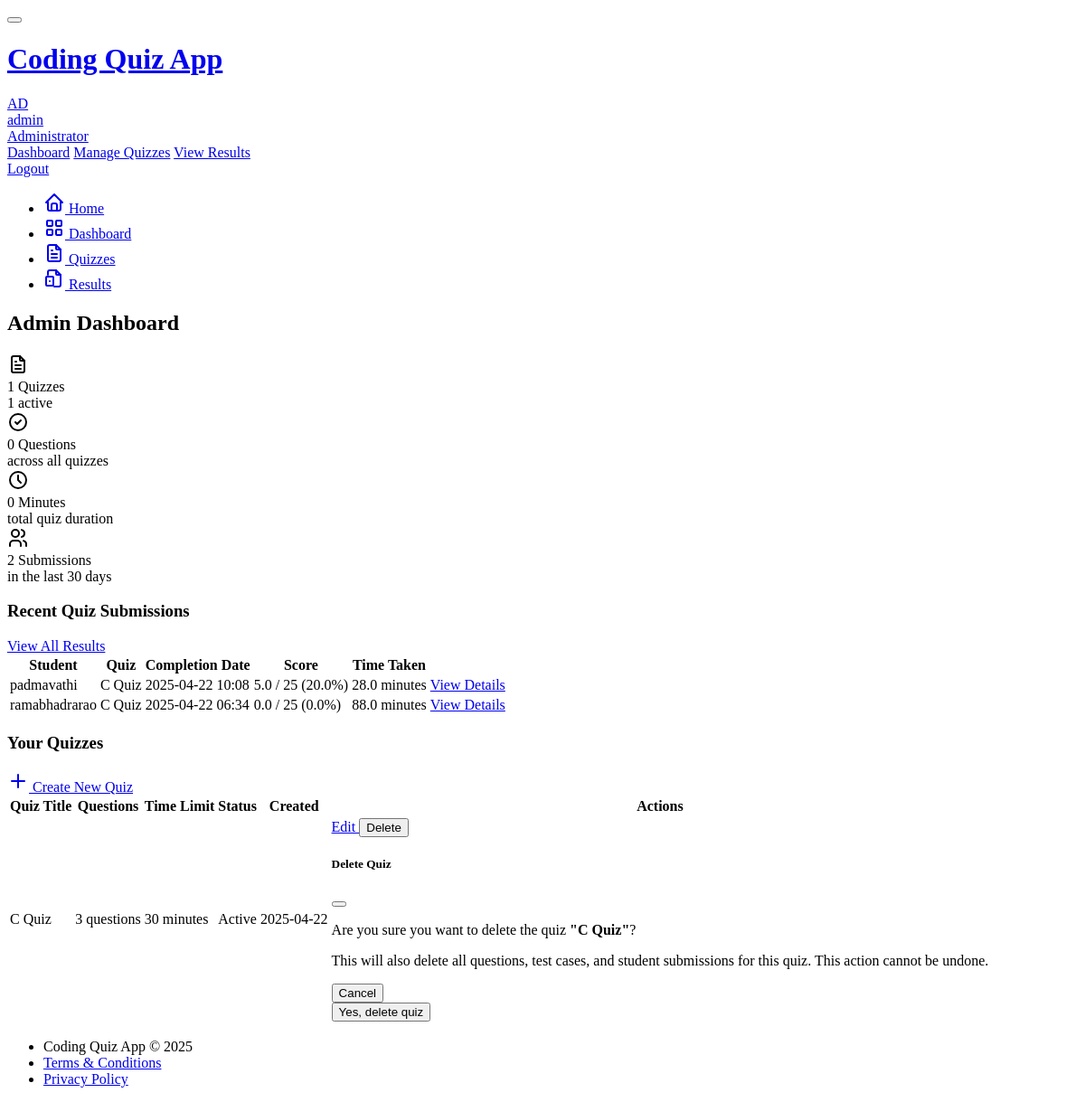
The app's page /admin/dashboard (signed in), older data.
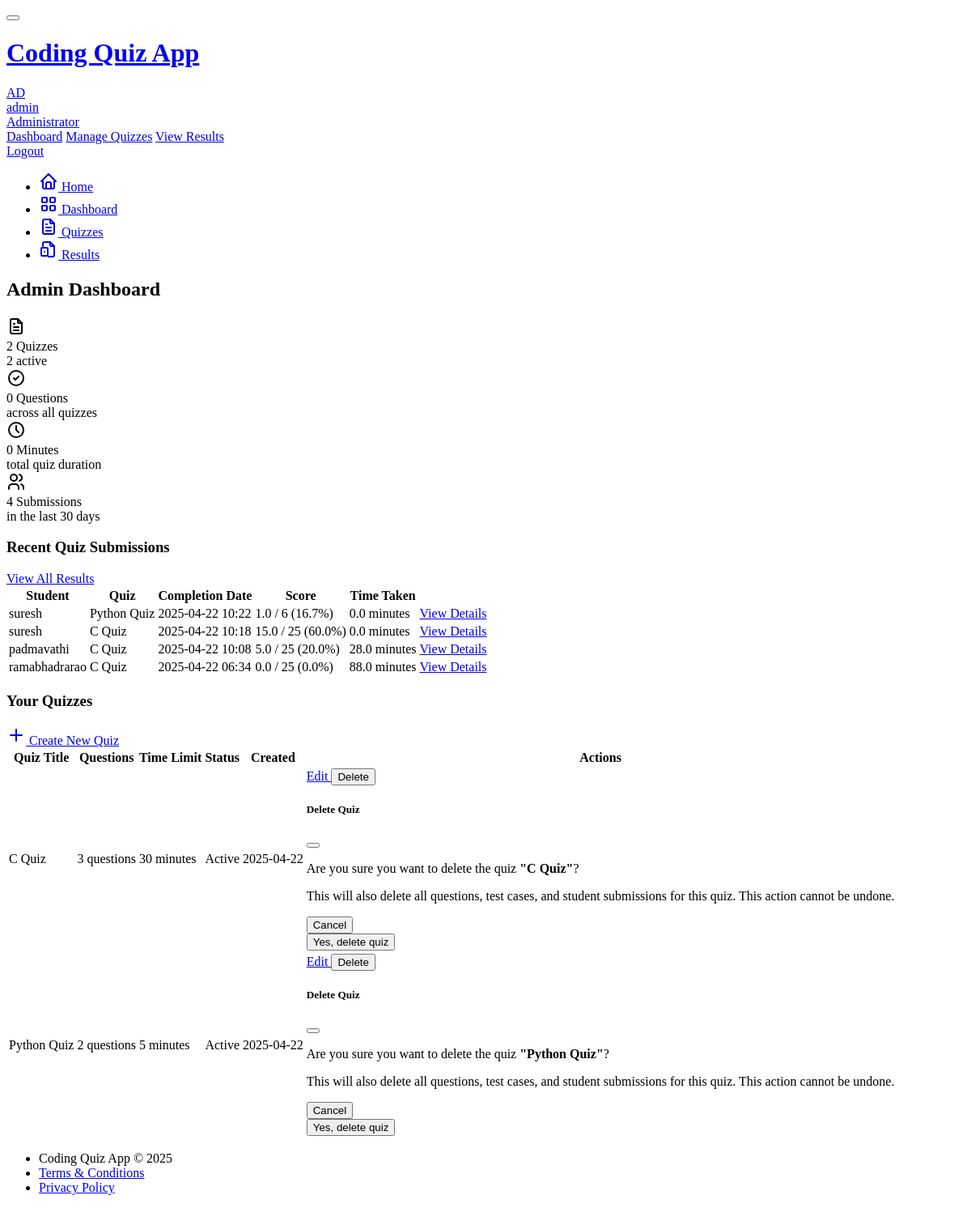
The same page, newer data.
### models.py (models this page shows, shortened)
class Submission(db.Model):
    id = db.Column(db.Integer, primary_key=True)
    user_id = db.Column(db.Integer, db.ForeignKey('user.id'))
    quiz_id = db.Column(db.Integer, db.ForeignKey('quiz.id'))
    started_at = db.Column(db.DateTime, default=datetime.utcnow)
    completed_at = db.Column(db.DateTime)
    is_completed = db.Column(db.Boolean, default=False)
    score = db.Column(db.Float)
    total_points = db.Column(db.Integer)
    question_submissions = db.relationship('QuestionSubmission', backref='submission', lazy='dynamic', cascade='all, delete-orphan')

class User(UserMixin, db.Model):
    id = db.Column(db.Integer, primary_key=True)
    username = db.Column(db.String(64), unique=True, index=True)
    email = db.Column(db.String(120), unique=True, index=True)
    password_hash = db.Column(db.String(128))
    is_admin = db.Column(db.Boolean, default=False)
    created_at = db.Column(db.DateTime, default=datetime.utcnow)
    quizzes = db.relationship('Quiz', backref='author', lazy='dynamic')
    submissions = db.relationship('Submission', backref='student', lazy='dynamic')

class Quiz(db.Model):
    id = db.Column(db.Integer, primary_key=True)
    title = db.Column(db.String(100), nullable=False)
    description = db.Column(db.Text)
    is_active = db.Column(db.Boolean, default=True)
    time_limit = db.Column(db.Integer, default=30)  # minutes
    created_at = db.Column(db.DateTime, default=datetime.utcnow)
    updated_at = db.Column(db.DateTime, default=datetime.utcnow, onupdate=datetime.utcnow)
    author_id = db.Column(db.Integer, db.ForeignKey('user.id'))
    questions = db.relationship('Question', backref='quiz', lazy='dynamic', cascade='all, delete-orphan')
    submissions = db.relationship('Submission', backref='quiz', lazy='dynamic')

### app/routes/admin.py (the view)
@admin_bp.route('/dashboard')
@admin_required
def dashboard():
    quizzes = Quiz.query.filter_by(author_id=current_user.id).all()
    recent_submissions = Submission.query.filter(
        Submission.quiz_id.in_([q.id for q in quizzes])
    ).order_by(Submission.completed_at.desc()).limit(10).all()
    return render_template('admin/dashboard.html',
                          quizzes=quizzes,
                          recent_submissions=recent_submissions,
                          title='Admin Dashboard')

### app/routes/admin.py (called while the page is built)
def admin_required(func):
    @wraps(func)
    @login_required
    def decorated_view(*args, **kwargs):
        if not current_user.is_admin:
            abort(403)
        return func(*args, **kwargs)
    return decorated_view

### app/templates/admin/dashboard.html (shortened to what the changed rows need)
{% extends "base.html" %}
{% block content %}
<div class="row row-cards">
    <div class="col-sm-6 col-lg-3">
        <div class="card card-sm">
            <div class="card-body">
                <div class="row align-items-center">
                    <div class="col">
                        <div class="font-weight-medium">
                            {{ quizzes|length }} Quizzes
                        </div>
                        <div class="text-muted">
                            {{ quizzes|selectattr('is_active', 'equalto', true)|list|length }} active
                        </div>
                    </div>
                </div>
            </div>
        </div>
    </div>
                            {% set total_questions = 0 %}
                            {% for quiz in quizzes %}
                                {% set total_questions = total_questions + quiz.questions.count() %}
                            {% endfor %}
                            {% set total_time = 0 %}
                            {% for quiz in quizzes %}
                                {% set total_time = total_time + quiz.time_limit %}
                            {% endfor %}
    <div class="col-sm-6 col-lg-3">
        <div class="card card-sm">
            <div class="card-body">
                <div class="row align-items-center">
                    <div class="col">
                        <div class="font-weight-medium">
                            {{ recent_submissions|length }} Submissions
                        </div>
                        <div class="text-muted">
                            in the last 30 days
                        </div>
                    </div>
                </div>
            </div>
        </div>
    </div>
</div>
<div class="row mt-3">
    <div class="col-12">
        <div class="card">
            <div class="card-body">
                {% if recent_submissions %}
                <div class="table-responsive">
                    <table class="table table-vcenter">
                        <thead>
                            <tr>
                                <th>Student</th>
                                <th>Quiz</th>
                                <th>Completion Date</th>
                                <th>Score</th>
                                <th>Time Taken</th>
                                <th class="w-1"></th>
                            </tr>
                        </thead>
                        <tbody>
                            {% for submission in recent_submissions %}
                            <tr>
                                <td>{{ submission.student.username }}</td>
                                <td>{{ submission.quiz.title }}</td>
                                <td>{{ submission.completed_at.strftime('%Y-%m-%d %H:%M') }}</td>
                                <td>
                                    {{ "%.1f"|format(submission.score) }} / {{ submission.total_points }}
                                    ({{ "%.1f"|format(100 * submission.score / submission.total_points if submission.total_points else 0) }}%)
                                </td>
                                <td>
                                    {% set duration = (submission.completed_at - submission.started_at).total_seconds() // 60 %}
                                    {{ duration }} minutes
                                </td>
                                <td>
                                    <a href="{{ url_for('admin.view_submission', submission_id=submission.id) }}" class="btn btn-outline-primary btn-sm">
                                        View Details
                                    </a>
                                </td>
                            </tr>
                            {% endfor %}
                        </tbody>
                    </table>
                </div>
                {% endif %}
            </div>
        </div>
    </div>
</div>
<div class="row mt-3">
    <div class="col-12">
        <div class="card">
            <div class="card-body">
                {% if quizzes %}
                <div class="table-responsive">
                    <table class="table table-vcenter card-table">
                        <thead>
                            <tr>
                                <th>Quiz Title</th>
                                <th>Questions</th>
                                <th>Time Limit</th>
                                <th>Status</th>
                                <th>Created</th>
                                <th class="w-1">Actions</th>
                            </tr>
                        </thead>
                        <tbody>
                            {% for quiz in quizzes %}
                            <tr>
                                <td>{{ quiz.title }}</td>
                                <td>{{ quiz.questions.count() }} questions</td>
                                <td>{{ quiz.time_limit }} minutes</td>
                                <td>
                                    {% if quiz.is_active %}
                                        <span class="badge bg-success">Active</span>
                                    {% else %}
                                        <span class="badge bg-secondary">Inactive</span>
                                    {% endif %}
                                </td>
                                <td>{{ quiz.created_at.strftime('%Y-%m-%d') }}</td>
                                <td>
                                    <div class="btn-list flex-nowrap">
                                        <a href="{{ url_for('admin.edit_quiz', quiz_id=quiz.id) }}" class="btn btn-sm btn-primary">
                                            Edit
                                        </a>
                                        <button type="button" class="btn btn-sm btn-danger"
                                                data-bs-toggle="modal" data-bs-target="#modal-delete-quiz-{{ quiz.id }}">
                                            Delete
                                        </button>
                                    </div>
                                    <div class="modal modal-blur fade" id="modal-delete-quiz-{{ quiz.id }}" tabindex="-1" role="dialog" aria-hidden="true">
                                        <div class="modal-dialog modal-dialog-centered" role="document">
                                            <div class="modal-content">
                                                <div class="modal-header">
                                                    <h5 class="modal-title">Delete Quiz</h5>
                                                    <button type="button" class="btn-close" data-bs-dismiss="modal" aria-label="Close"></button>
                                                </div>
                                                <div class="modal-body">
                                                    <p>Are you sure you want to delete the quiz <strong>"{{ quiz.title }}"</strong>?</p>
                                                    <p class="text-danger">This will also delete all questions, test cases, and student submissions for this quiz. This action cannot be undone.</p>
                                                </div>
                                                <div class="modal-footer">
                                                    <button type="button" class="btn btn-link link-secondary" data-bs-dismiss="modal">
                                                        Cancel
                                                    </button>
                                                    <form action="{{ url_for('admin.delete_quiz', quiz_id=quiz.id) }}" method="post">
                                                        <button type="submit" class="btn btn-danger ms-auto">
                                                            Yes, delete quiz
                                                        </button>
                                                    </form>
                                                </div>
                                            </div>
                                        </div>
                                    </div>
                                </td>
                            </tr>
                            {% endfor %}
                        </tbody>
                    </table>
                </div>
                {% endif %}
            </div>
        </div>
    </div>
</div>
{% endblock %}

Row changes from the older to the newer data that the page shows:
added Submission: student.username "suresh", quiz "Python Quiz", completed_at "2025-04-22 10:22", score "1.0", total_points "6", total_points+score "16.7", duration "0.0"
added Submission: student.username "suresh", quiz "C Quiz", completed_at "2025-04-22 10:18", score "15.0", total_points "25", total_points+score "60.0", duration "0.0"
added Quiz: title "Python Quiz", questions.count "2", time_limit "5", is_active "Active", created_at "2025-04-22"
Text that changed along with them:
{{ quizzes|length }}: "1" → "2"
{{ quizzes|selectattr('is_active', 'equalto', true)|list|length }}: "1" → "2"
{{ recent_submissions|length }}: "2" → "4"
